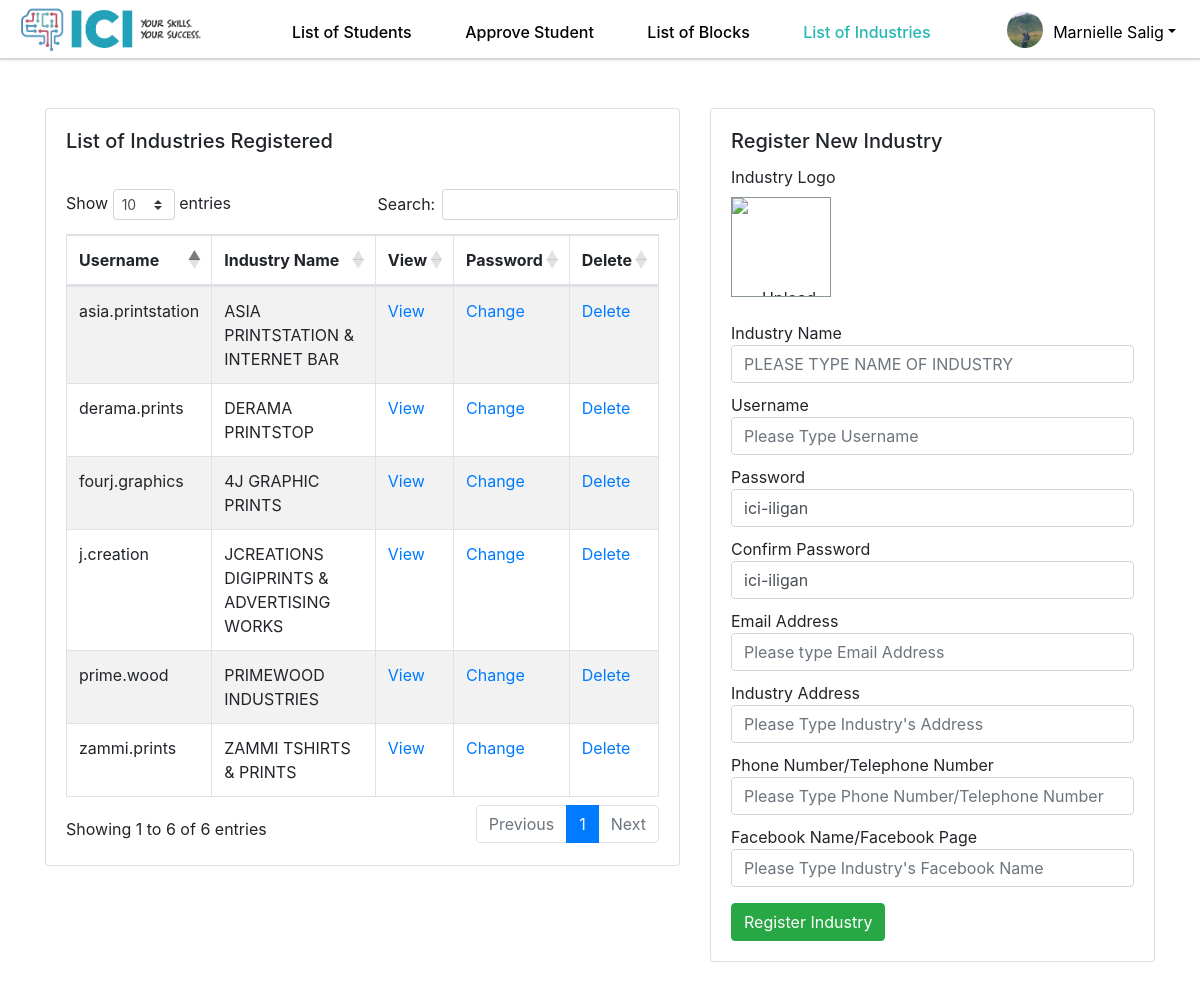
The app's page /manage_departments.php (signed in) with its own data.
### tables this page shows
CREATE TABLE `coordinator` (
  `ID` bigint(20) NOT NULL,
  `username` varchar(20) NOT NULL,
  `email` text NOT NULL,
  `first_name` varchar(80) NOT NULL,
  `last_name` varchar(255) NOT NULL,
  `pass` varchar(80) NOT NULL,
  `address` varchar(500) NOT NULL,
  `cpnum` varchar(50) NOT NULL,
  `fb_name` varchar(500) NOT NULL,
  `picture` text NOT NULL
);

CREATE TABLE `departments` (
  `ID` bigint(20) NOT NULL,
  `username` varchar(20) NOT NULL,
  `department` varchar(80) NOT NULL,
  `email` varchar(255) NOT NULL,
  `pass` varchar(500) NOT NULL,
  `address` varchar(255) NOT NULL,
  `number` varchar(500) NOT NULL,
  `fb` varchar(255) NOT NULL,
  `picture` text NOT NULL
);

### manage_departments.php (the view, shortened to what this page needs)
<?php
include "navigation_bar_coordinator.php";
include("capstone_database.php");
?>
<!doctype html>
<html lang="en">
  <head>
    <link rel="stylesheet" href="https://cdnjs.cloudflare.com/ajax/libs/twitter-bootstrap/4.5.2/css/bootstrap.css">
    <link rel="stylesheet" href="https://cdn.datatables.net/1.13.4/css/dataTables.bootstrap4.min.css"/>
  </head>
  <body>
   <br><br>
    <div class="container">
        <div class="row">
            <div class="col-sm-7">
                <div class="card">
                <div class="card-body">
                    <h5 class="card-title">List of Industries Registered</h5><br>
                    <table class="table table-striped table-bordered" id="blocks_table">
                        <thead>
                        <tr>
                            <th>Username</th>
                            <th>Industry Name</th>
                            <th>View</th>
                            <th>Password</th>
                            <th>Delete</th>
                        </tr>
                        </thead>
                        <tbody>
                    <?php
                        $sql = "SELECT * FROM departments";
                        $query = mysqli_query($mysqli, $sql);
                        while($result = mysqli_fetch_array($query)) {
                            $sequel = "SELECT * FROM students WHERE department = '" . $result['ID'] . "'";
                            $query2 = mysqli_query($mysqli, $sequel);
                            $count = mysqli_num_rows($query2);
                            echo "<tr>";
                            echo "<td>";
                            echo $result['username'];
                            echo "</td>";
                            echo "<td>";
                            echo strtoupper($result['department']);
                            echo "</td>";
                            echo "<td>";
                            echo "<a href='' class='view-btn' data-toggle='modal' data-target='#viewModal' data-id='" . $result['ID'] . "'>View</a>";
                            echo "</td>";
                            echo "<td>";
                            echo "<a href='' class='pass-btn' data-toggle='modal' data-target='#passModal' data-id='" . $result['ID'] . "'>Change</a>";
                            echo "</td>";
                            echo "<td>";
                            if($count == 0) {
                                echo "<a href='' class='del-btn' data-toggle='modal' data-target='#delModal' data-id='" . $result['ID'] . "'>Delete</a>";
                            } else {
                                echo "<a href='' class='delete-btn' onclick=\"alert('Unfortunately, you do not have permission to delete this industry because there are currently $count student/s assigned to it.')\">Delete</a>";
                            }
                            echo "</td>";
                            echo "</tr>";
                        }
                    ?></tbody>
                    </table>
                </div>
                </div>
            </div>
            <div class="col-sm-5">
                <div class="card">
                <div class="card-body">
                    <h5 class="card-title">Register New Industry</h5>
                    <form method="post" enctype="multipart/form-data">
                        <div class="form-group">
                        <label for="register_name">Industry Logo</label>
                            <div class="profile-pic" align="center">
                                <img src="uploads/silhouette.png" alt="Upload Photo">
                            </div>
                            <br>
                            <div class="forlabel">
                            <label style='margin-top: -10px;' for="register_name">Industry Name</label>
                            <input type="text" class="form-control text-uppercase" placeholder="Please Type name of industry" id="register_block" name="register_name" aria-describedby="register_block" required>
                            <label for="username">Username</label>
                            <input type="text" class="form-control" placeholder="Please Type Username" id="register_block" name="username" pattern="[a-z]+\d{0,2}\.[a-z]+\d{0,2}" aria-describedby="register_block" title="Please enter a valid username (e.g. john12.smith34, john.smith, john.smith12)" required>
                            <label for="password">Password</label>
                            <input type="text" class="form-control" placeholder="Password" id="register_block" name="password" aria-describedby="register_block" value="ici-iligan" required>
                            <label for="confirmpass">Confirm Password</label>
                            <input type="text" class="form-control" placeholder="Confirm Password" id="register_block" name="confirmpass" aria-describedby="register_block" value="ici-iligan" required>
                            <label for="email">Email Address</label>
                            <input type="text" class="form-control" placeholder="Please type Email Address" id="register_block" name="email" aria-describedby="register_block" >
                            <label for="address">Industry Address</label>
                            <input type="text" class="form-control" placeholder="Please Type Industry's Address" id="register_block" name="address" aria-describedby="register_block" >
                            <label for="text">Phone Number/Telephone Number</label>
                            <input type="text" class="form-control" placeholder="Please Type Phone Number/Telephone Number" id="register_block" name="number" aria-describedby="register_block" >
                            <label for="text">Facebook Name/Facebook Page</label>
                            <input type="text" class="form-control" placeholder="Please Type Industry's Facebook Name" id="register_block" name="fb" aria-describedby="register_block">
                            </div>
                        </div>
                        <button type="submit" class="btn btn-success" name="submit">Register Industry</button>
                        </form>
                </div>
                </div>
            </div>
        </div>
    </div>
<br><br>
</body>
</html>

### navigation_bar_coordinator.php (shortened to what this page needs)
<!DOCTYPE html>
<html lang="en">
<head>
<link rel="stylesheet" href="https://stackpath.bootstrapcdn.com/bootstrap/4.5.0/css/bootstrap.min.css">
<link rel="stylesheet" href="https://maxcdn.bootstrapcdn.com/font-awesome/4.7.0/css/font-awesome.min.css">
</head>
<body>
<nav class="navbar navbar-expand-xl navbar-light" style="position: sticky; top: 0; background-color: #FFF; height: 60px;">
	<a href="#" class="navbar-brand"><img src="uploads/logo.png" alt="ICI logo"class="logo">
 </a>
	<div id="navbarCollapse" class="collapse navbar-collapse justify-content-start">
		<div class="navbar-nav">
			<a class="highlight1" href="studentslist.php" class="nav-item nav-link" style= "margin-left: 20px; margin-right: 20px;">List of Students</a> &nbsp;&nbsp;&nbsp;
			<a class="highlight2" href="approve-student.php" class="nav-item nav-link" style= "margin-left: 20px; margin-right: 20px;">Approve Student</a> &nbsp;&nbsp;&nbsp;
			<a class="highlight3" href="manage_blocks.php" class="nav-item nav-link" style= "margin-left: 20px; margin-right: 20px;">List of Blocks</a> &nbsp;&nbsp;&nbsp;
			<a class="highlight4" href="manage_departments.php" class="nav-item nav-link" style= "margin-left: 20px; margin-right: 20px;">List of Industries</a> &nbsp;&nbsp;&nbsp;
		</div>
		<div class="navbar-nav ml-auto">
			<div class="nav-item dropdown">
				<?php
					include "capstone_database.php";
						$sequel = "SELECT * FROM coordinator WHERE `ID` = '".$_SESSION['ID']."'";
						$result = mysqli_query($mysqli, $sequel);
						$row = mysqli_fetch_assoc($result);
				?>
				<a style="color: black;" href="#" data-toggle="dropdown" class="nav-link dropdown-toggle user-action"><img src="uploads/<?php echo $row['picture']; ?>" class="avatar" alt="Avatar"><?php echo $row['first_name'] . " " . $row['last_name']; ?></a>
			</div>
		</div>
	</div>
</nav>
</body>
</html>

### navigation_bar_coordinator.php (style rules this page uses)
body { background: #FFF; height: auto; }
.navbar { background: #000; padding-left: 16px; padding-right: 16px; border-bottom: 2px solid #d6d6d6; box-shadow: 0 0 4px rgba(0,0,0,.1); z-index: 100; }
.nav-link img { border-radius: 50%; width: 36px; height: 36px; margin: -8px 0; float: left; margin-right: 10px; }
.navbar .navbar-brand { color: black; padding-left: 0; padding-right: 50px; font-family: 'Merienda One', sans-serif; }
.logo { width: 190px; top: 12px; list-style: none; }
.navbar-nav a { margin-top: 5px; }
.highlight1, .highlight2, .highlight3 , .highlight4, .highlight5 { color: #000; font-weight: 500; }

### manage_departments.php (style rules this page uses)
.profile-pic { width: 100px; height: 100px; border-radius: 0; overflow: hidden; position: relative; border: #889796 solid 1px; }
.profile-pic img { display: flex; align-items: center; justify-content: center; width: 100%; height: 100%; font-size: 16px; line-height: 200px; text-align: center; }
.highlight4 { color: #25B8B4; font-weight: 500; }
.forlabel label { margin-top: 10px; margin-bottom: 0px; }

### records on screen
coordinator: picture (picture), first_name "Marnielle", last_name "Salig"
departments: username "fourj.graphics", department "4J GRAPHIC PRINTS"
departments: username "j.creation", department "JCREATIONS DIGIPRINTS & ADVERTISING WORKS"
departments: username "asia.printstation", department "ASIA PRINTSTATION & INTERNET BAR"
departments: username "zammi.prints", department "ZAMMI TSHIRTS & PRINTS"
departments: username "prime.wood", department "PRIMEWOOD INDUSTRIES"
departments: username "derama.prints", department "DERAMA PRINTSTOP"
